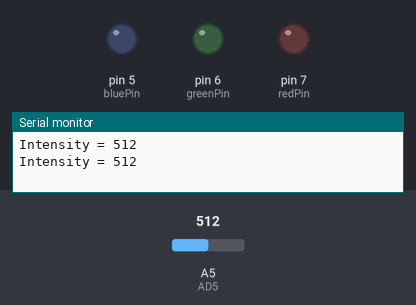
Simulated run of this sketch. Board: Arduino Leonardo, built with avr-gcc and run on an emulated ATmega32U4. Parts: output pins drawn as LEDs (lit = HIGH), the last lines printed to the serial monitor. Inputs (shaded band) come from the test bench; at power-on: A5 (AD5) = 512.

Above: at 2.3 s.
2.4 s: A5 (AD5) set to 586
4.7 s: A5 (AD5) set to 609
At 7.0 s:
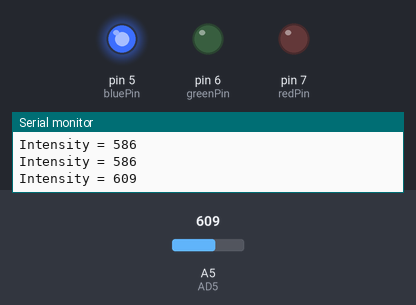
8.0 s: A5 (AD5) set to 590
At 10.5 s:
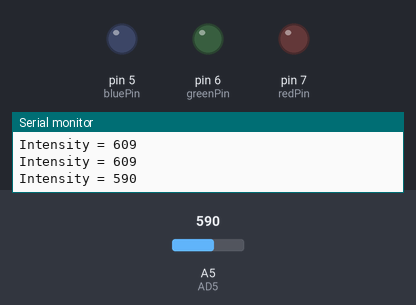
11.0 s: A5 (AD5) set to 610
At 12.9 s:
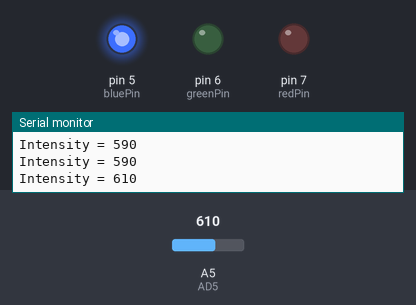
Timing chart, 0 to 14.4 s (numbered marks = the images above; inputs shaded):
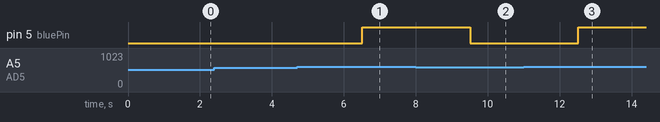

Measured:
- the behaviour switches between 600 and 601 on A5 (AD5) (found by bisection; images 0 and 1)
- after the input at 4.7 s, pin 5 (bluePin): LOW → HIGH after 1.8 s
- after the input at 8.0 s, pin 5 (bluePin): HIGH → LOW after 1.5 s
- after the input at 11.0 s, pin 5 (bluePin): LOW → HIGH after 1.5 s

The sketch:

light.ino
```cpp
#include <Wire.h>

int redPin= 7;
int greenPin = 6;
int bluePin = 5;
int Intensity =0;//定义Intensity变量

#define AD5 A5//定义模拟口A5

void setup() {

// put your setup code here, to run once:

Serial.begin(9600);

 while (!Serial) {

; // wait for serial port to connect. Needed for Leonardo only

pinMode(redPin, OUTPUT);
  pinMode(greenPin, OUTPUT);
  pinMode(bluePin, OUTPUT);

}

}

void loop() {

//光敏小夜灯，光线越暗，值越大；反之则越小。

  Intensity = analogRead(AD5);  //读取模拟口AD5的值，存入Intensity变量
  Serial.print("Intensity = ");  //串口输出"Intensity = "
  Serial.println(Intensity);     //串口输出Intensity变量的值，并换行
  delay(500);     //延时500ms
if(Intensity>600){
  setColor(0, 0, 255); // Blue Color
  delay(1000);
  //大于600时，即达到了一定暗的程度，亮灯
  }
  else {
    setColor(0, 0, 0); // Black Color
  delay(1000);
    //否则，灭灯
    }

}


void setColor(int redValue, int greenValue, int blueValue) {
  analogWrite(redPin, redValue);
  analogWrite(greenPin, greenValue);
  analogWrite(bluePin, blueValue);
}
```
